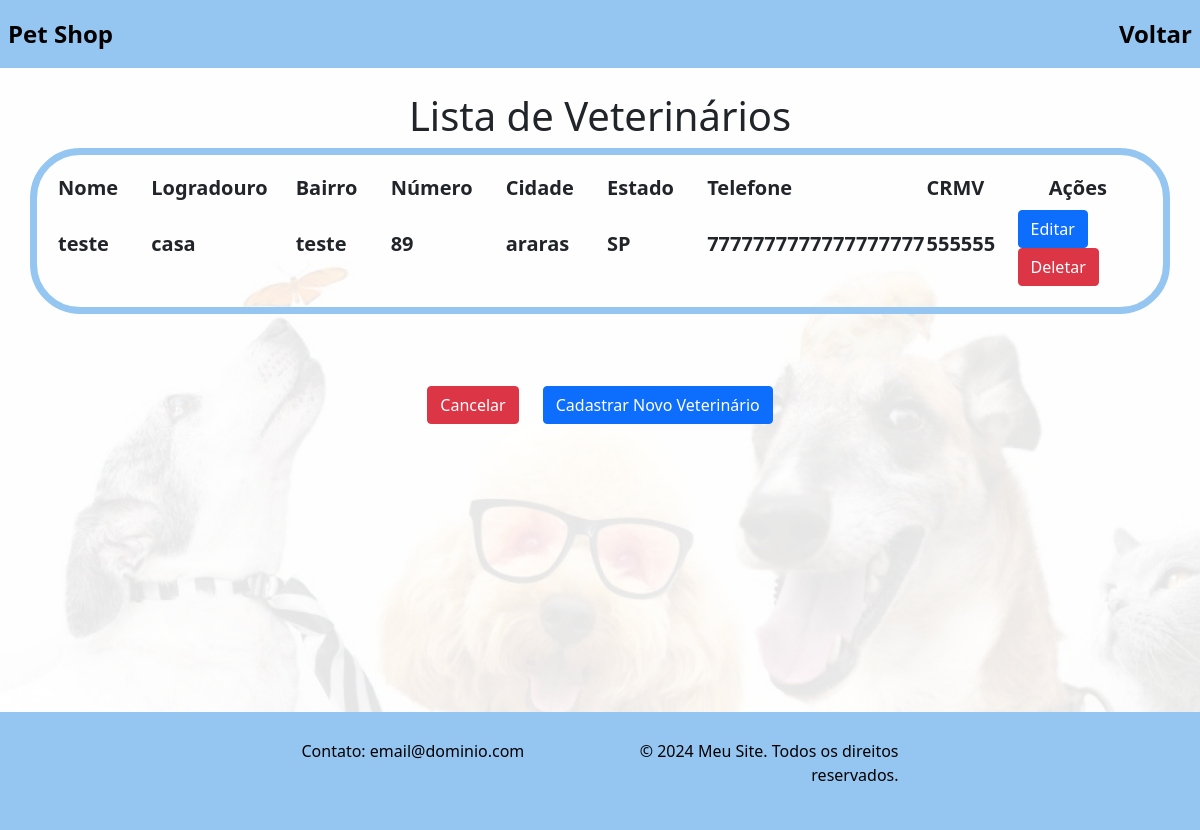
The app's page /atualizacaoVet/, older data.
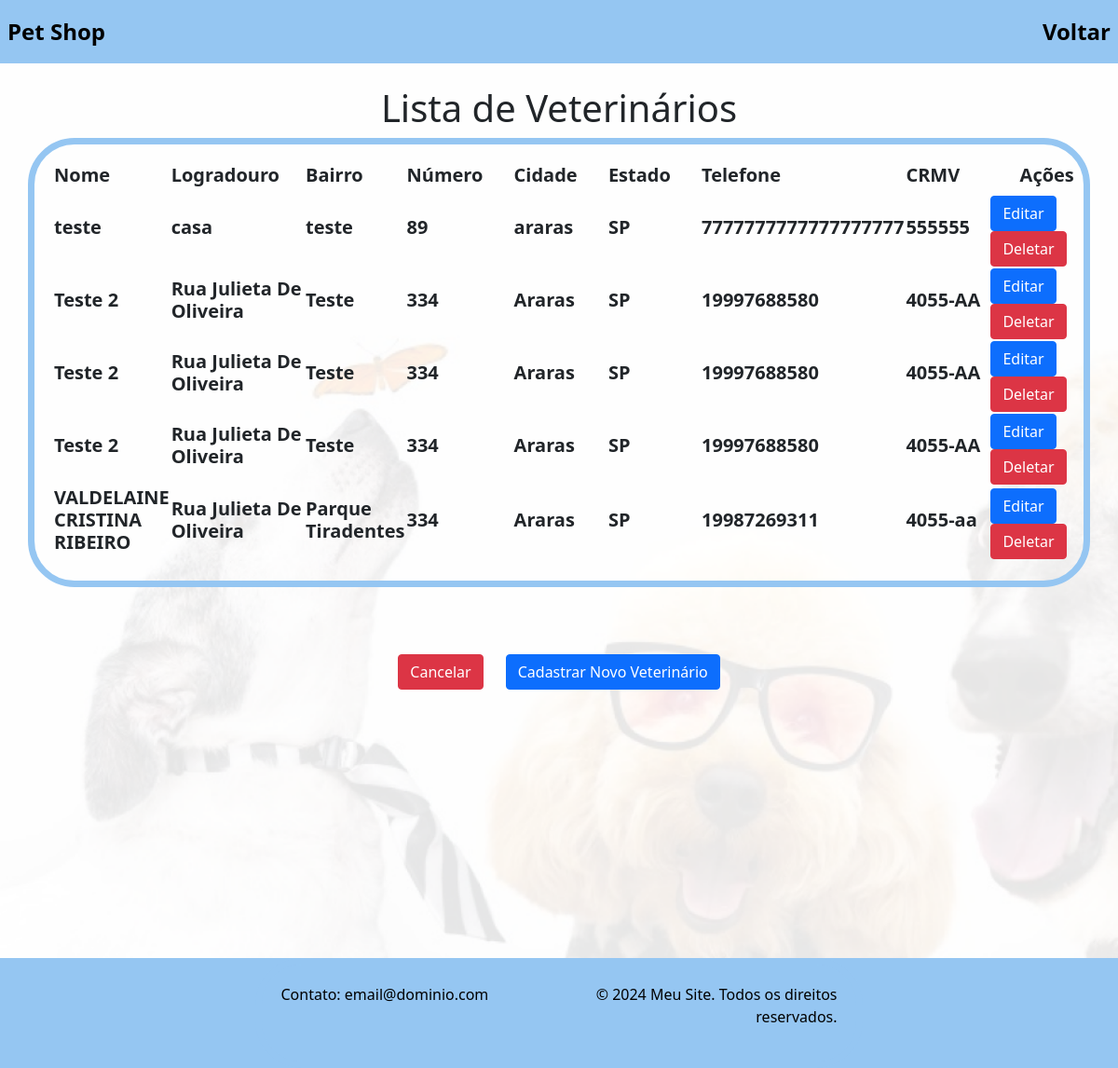
The same page, newer data.
### Aplicativo/models.py (models this page shows)
class VeterinarioCadastroModel(models.Model):
    nome = models.CharField(max_length=255)
    email = models.CharField(max_length=255)
    logradouro = models.CharField(max_length=255)
    bairro = models.CharField(max_length=100)
    numero = models.CharField(max_length=10)
    cidade = models.CharField('cidade',max_length=100, default = 'cidade')
    estado = models.CharField(max_length=3)
    telefone = models.CharField(max_length=15)
    crmv = models.CharField(max_length=20)
    password = models.CharField(max_length=50)

### Aplicativo/views.py (the view)
# urls.py: path('atualizacaoVet/', views.atualizacaoVet, name='atualizacaoVet'),
def atualizacaoVet(request):
    veterinarios = VeterinarioCadastroModel.objects.all()
    return render(request, 'atualizacaoVet.html', {'veterinarios': veterinarios})

### Aplicativo/templates/atualizacaoVet.html (shortened to what this page needs)
<!DOCTYPE html>
<html lang="en">
<head>
    {% load static %}
    <link rel="stylesheet" type="text/css" href="{% static 'css/index.css' %}">
    <link rel="stylesheet" type="text/css" href="{% static 'css/editar.css' %}">
    <link href="https://cdn.jsdelivr.net/npm/bootstrap@5.0.2/dist/css/bootstrap.min.css" rel="stylesheet"
>
</head>
<body>
    <nav class="navbar navbar-expand-lg custom-bg">
        <div class="collapse navbar-collapse" id="navbarNav">
            <ul class="navbar-nav">
                <li class="nav-item">
                    <a class="nav-link active left-link" aria-current="page" href="{% url 'index' %}">Pet Shop</a>
                </li>
            </ul>
            <ul class="navbar-nav ms-auto">
                <li class="nav-item">
                    <a class="nav-link" href="{% url 'dashatualizacao' %}">Voltar</a>
                </li>
            </ul>
        </div>
    </nav><br>
    <div class="background-img">
        <h1 class="text-center">Lista de Veterinários</h1>
        <div class="container">
            <table>
                <thead>
                    <tr>
                        <th><h5><b>Nome&nbsp;&nbsp;&nbsp;&nbsp;&nbsp;&nbsp;</b></h5></th>
                        <th><h5><b>Logradouro&nbsp;&nbsp;&nbsp;&nbsp;&nbsp;</b></h5></th>
                        <th><h5><b>Bairro&nbsp;&nbsp;&nbsp;&nbsp;&nbsp;&nbsp;</b></h5></th>
                        <th><h5><b>Número&nbsp;&nbsp;&nbsp;&nbsp;&nbsp;&nbsp;</b></h5></th>
                        <th><h5><b>Cidade&nbsp;&nbsp;&nbsp;&nbsp;&nbsp;&nbsp;</b></h5></th>
                        <th><h5><b>Estado&nbsp;&nbsp;&nbsp;&nbsp;&nbsp;&nbsp;</b></h5></th>
                        <th><h5><b>Telefone&nbsp;&nbsp;&nbsp;&nbsp;&nbsp;&nbsp;</b></h5></th>
                        <th><h5><b>CRMV&nbsp;&nbsp;&nbsp;&nbsp;&nbsp;&nbsp;</b></h5></th>
                        <th><h5><b>&nbsp;&nbsp;&nbsp;&nbsp;&nbsp;&nbsp;Ações&nbsp;&nbsp;&nbsp;&nbsp;&nbsp;&nbsp;</b></h5></th>
                    </tr>
                </thead>
                <tbody>
                    {% for veterinario in veterinarios %}
                    <tr>
                        <td><h5><b>{{ veterinario.nome }}</b></h5></td>
                        <td><h5><b>{{ veterinario.logradouro }}</b></h5></td>
                        <td><h5><b>{{ veterinario.bairro }}</b></h5></td>
                        <td><h5><b>{{ veterinario.numero }}</b></h5></td>
                        <td><h5><b>{{ veterinario.cidade }}</b></h5></td>
                        <td><h5><b>{{ veterinario.estado }}</b></h5></td>
                        <td><h5><b>{{ veterinario.telefone }}</b></h5></td>
                        <td><h5><b>{{ veterinario.crmv }}</b></h5></td>
                        <td>
                            <a href="/updateVet/{{ veterinario.id }}" class="btn btn-primary">Editar</a>
                            <a href="/deleteVet/{{ veterinario.id }}" class="btn btn-danger">Deletar</a>
                        </td>
                    </tr>
                    {% endfor %}
                </tbody>
            </table>
        </div>
        <br><br><br>
         <div class="row justify-content-center">
            <div class="col-auto">
                <a href="{% url 'home' %}" class="btn btn-danger">Cancelar</a>
            </div>
            <div class="col-auto">
                <a href="{% url 'cadastroVet' %}" class="btn btn-primary">Cadastrar Novo Veterinário</a>
            </div>
        </div>
    </div>
    <br><br><br><br><br><br><br><br><br><br><br><br>
    <footer>
        <div class="container">
            <div class="row">
                <div class="col">
                    <p>Contato: email@dominio.com</p>
                </div>
                <div class="col text-end">
                    <p>&copy; 2024 Meu Site. Todos os direitos reservados.</p>
                </div>
            </div>
        </div>
    </footer>
</body>
</html>

Row changes from the older to the newer data that the page shows:
added VeterinarioCadastroModel: nome "Teste 2", logradouro "Rua Julieta De Oliveira", bairro "Teste", numero "334", cidade "Araras", estado "SP", telefone "19997688580", crmv "4055-AA"
added VeterinarioCadastroModel: nome "Teste 2", logradouro "Rua Julieta De Oliveira", bairro "Teste", numero "334", cidade "Araras", estado "SP", telefone "19997688580", crmv "4055-AA"
added VeterinarioCadastroModel: nome "Teste 2", logradouro "Rua Julieta De Oliveira", bairro "Teste", numero "334", cidade "Araras", estado "SP", telefone "19997688580", crmv "4055-AA"
added VeterinarioCadastroModel: nome "VALDELAINE CRISTINA RIBEIRO", logradouro "Rua Julieta De Oliveira", bairro "Parque Tiradentes", numero "334", cidade "Araras", estado "SP", telefone "19987269311", crmv "4055-aa"
